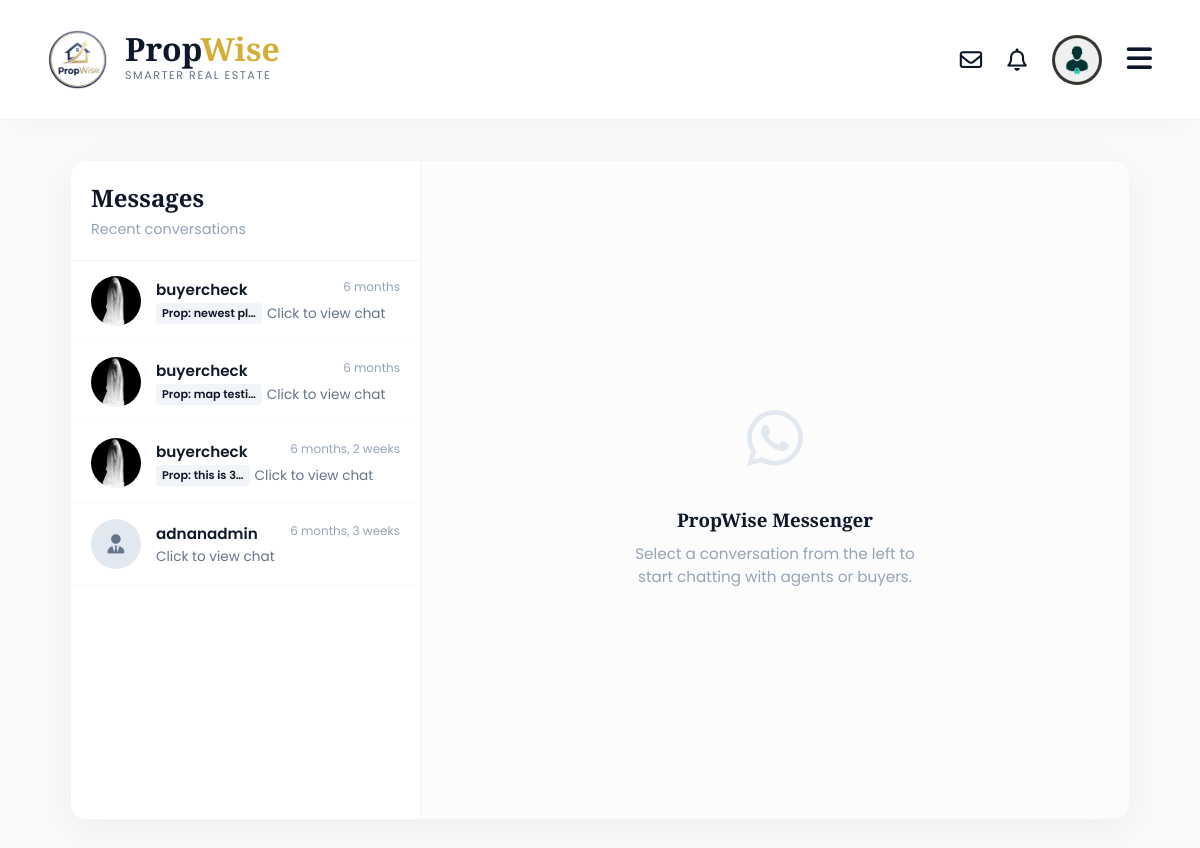
Before: /chat/inbox/ (signed in) with the older database file.
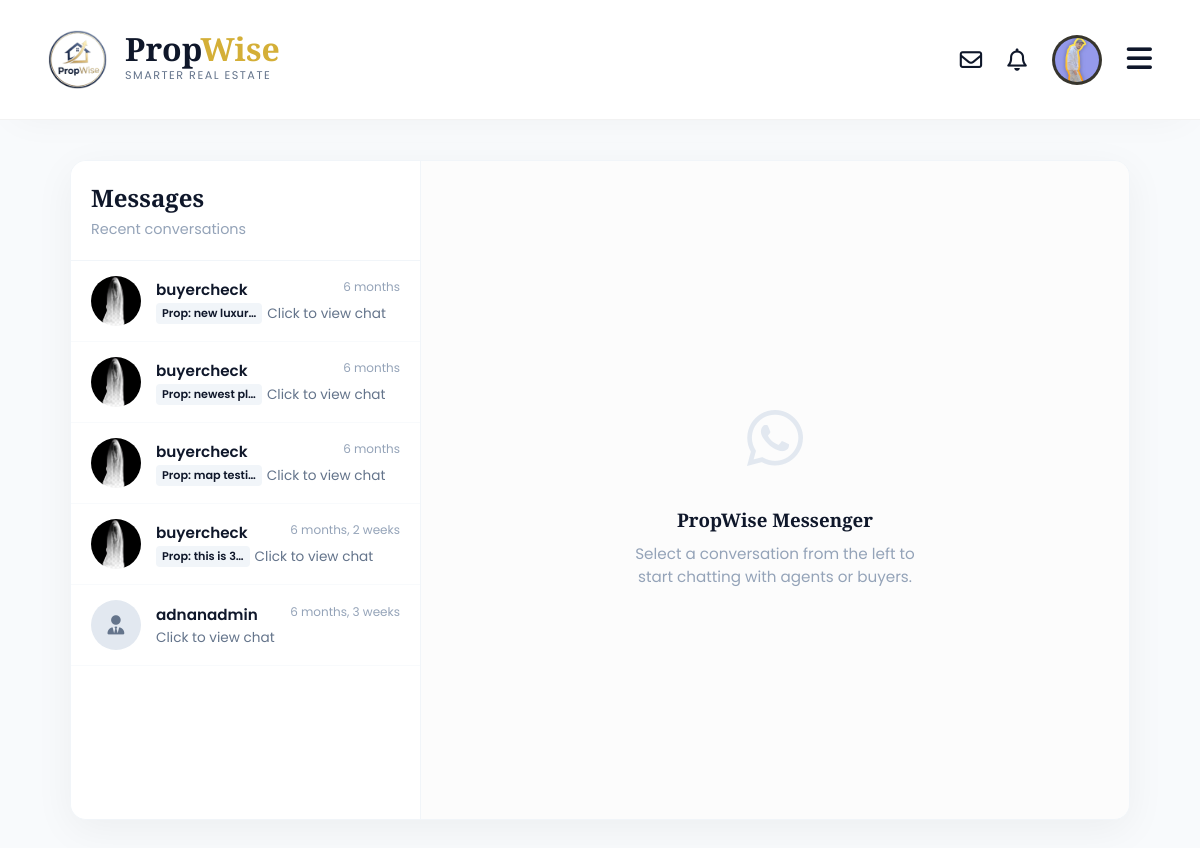
After: the same page with the newer database file.
### accounts/models.py (models this page shows, shortened)
class User(AbstractUser):
    is_agent = models.BooleanField('Is agent', default=False)
    is_buyer = models.BooleanField('Is buyer', default=True) # By default, users are buyers
    phone_number = models.CharField(max_length=20, blank=True)
    profile_picture = models.ImageField(upload_to='profile_pics/', blank=True, null=True)
    favorites = models.ManyToManyField(
        Property,
        related_name="favorited_by",
        blank=True
    )

### chat/models.py (models this page shows, shortened)
class ChatThread(models.Model):
    property = models.ForeignKey(
        Property,
        on_delete=models.SET_NULL,  # <-- NOT CASCADE
        related_name='chat_threads',
        null=True,  # <-- Required for SET_NULL
        blank=True  # <-- Allows this to be empty in forms
    )
    buyer = models.ForeignKey(
        User,
        on_delete=models.CASCADE,  # Cascade is OK here. If a buyer is deleted, their threads go.
        related_name='bought_chat_threads'
    )
    agent = models.ForeignKey(
        User,
        on_delete=models.CASCADE,  # Cascade is OK here. If an agent is deleted, their threads go.
        related_name='agent_chat_threads'
    )
    created_at = models.DateTimeField(auto_now_add=True)
    updated_at = models.DateTimeField(auto_now=True)
    class Meta:
        unique_together = ('property', 'buyer', 'agent')

### properties/models.py (models this page shows, shortened)
class Property(models.Model):
    title = models.CharField(max_length=255)
    description = models.TextField()
    price = models.BigIntegerField()
    area = models.ForeignKey(
        Area,
        on_delete=models.SET_NULL,
        null=True,
        related_name="properties"
    )
    latitude = models.DecimalField(
        max_digits=9,
        decimal_places=6,
        null=True,
        blank=True,
        help_text="Exact latitude of the property (e.g., 31.470510)"
    )
    longitude = models.DecimalField(
        max_digits=9,
        decimal_places=6,
        null=True,
        blank=True,
        help_text="Exact longitude of the property (e.g., 74.394170)"
    )
    purpose = models.CharField(max_length=10, choices=PropertyPurpose.choices)
    property_type = models.CharField(max_length=20, choices=PropertyType.choices)
    bedrooms = models.PositiveSmallIntegerField(null=True, blank=True)
    bathrooms = models.PositiveSmallIntegerField(null=True, blank=True)
    area_size = models.DecimalField(max_digits=10, decimal_places=2)
    area_unit = models.CharField(max_length=10, choices=AreaUnit.choices, default=AreaUnit.MARLA)
    agent = models.ForeignKey(settings.AUTH_USER_MODEL, on_delete=models.CASCADE, related_name="properties")
    created_at = models.DateTimeField(auto_now_add=True)
    updated_at = models.DateTimeField(auto_now=True)
    main_image = models.ImageField(upload_to='properties/main_images/', null=True, blank=True)
    is_verified = models.BooleanField(
        default=False,
        help_text="Mark this listing as verified by the admin (e.g., checked for accuracy)."
    )
    is_featured = models.BooleanField(
        default=False,
        help_text="Mark this listing as 'Featured' to show it at the top."
    )
    featured_until = models.DateTimeField(
        null=True,
        blank=True,
        help_text="When this listing should stop being featured (e.g., 7 days from now)."
    )
    status = models.CharField(
        max_length=10,
        choices=PropertyStatus.choices,
        default=PropertyStatus.ACTIVE,
        help_text="The current status of the listing (e.g., Active, Sold)."
    )
    sold_date = models.DateTimeField(
        null=True,
        blank=True,
        help_text="The date and time this property was marked as sold."
    )
    video_url = models.URLField(
        max_length=500,
        null=True,
        blank=True,
        help_text="A link to a YouTube or Vimeo video walkthrough (e.g., https://www.youtube.com/watch?v=...)"
    )

### chat/views.py (the view)
# urls.py: path('inbox/', views.chat_inbox_view, name='chat_inbox'),
@login_required(login_url='login')
def chat_inbox_view(request):
    threads = ChatThread.objects.filter(
        Q(buyer=request.user) | Q(agent=request.user)
    ).order_by('-updated_at')
    context = {
        'threads': threads
    }
    return render(request, 'chat/inbox.html', context)

### accounts/context_processors.py (called while the page is built)
def notifications(request):
    if request.user.is_authenticated:
        unread_notifs = Notification.objects.filter(
            recipient=request.user,
            is_read=False
        )
        return {
            'notification_count': unread_notifs.count(),
            'notification_list': unread_notifs[:5] # Only show the top 5 in the dropdown
        }
    return {}

### chat/templates/chat/inbox.html (shortened to what this page needs)
{% extends 'base.html' %}
{% load static %}
{% block content %}
<div class="messenger-container">
    <div class="messenger-card">
        <div class="chat-sidebar">
            <div class="sidebar-header">
                <div class="sidebar-title">Messages</div>
                <div class="sidebar-subtitle">Recent conversations</div>
            </div>
            <div class="chat-list">
                {% for thread in threads %}
                    <a href="{% url 'chat_detail' thread_id=thread.id %}" class="chat-item">
                        {% with other_user=thread.buyer %}
                        <div class="chat-avatar">
                            {% if user == thread.buyer %}
                                {% if thread.agent.profile_picture %}
                                    <img src="{{ thread.agent.profile_picture.url }}" alt="">
                                {% else %}
                                    <i class="fa-solid fa-user-tie"></i>
                                {% endif %}
                            {% else %}
                                {% if thread.buyer.profile_picture %}
                                    <img src="{{ thread.buyer.profile_picture.url }}" alt="">
                                {% else %}
                                    <i class="fa-solid fa-user"></i>
                                {% endif %}
                            {% endif %}
                        </div>
                        <div class="chat-info">
                            <div class="chat-name">
                                {% if user == thread.buyer %}
                                    {{ thread.agent.first_name|default:thread.agent.username }}
                                {% else %}
                                    {{ thread.buyer.first_name|default:thread.buyer.username }}
                                {% endif %}
                                <span class="chat-time">{{ thread.updated_at|timesince }}</span>
                            </div>
                            <div class="chat-preview">
                                {% if thread.property %}
                                    <span class="prop-tag">Prop: {{ thread.property.title|truncatechars:10 }}</span>
                                {% endif %}
                                Click to view chat
                            </div>
                        </div>
                        {% endwith %}
                    </a>
                {% empty %}
                    <div style="padding:40px; text-align:center; color:#94a3b8;">
                        <i class="fa-regular fa-comments" style="font-size:2rem; margin-bottom:10px;"></i>
                        <p>No messages yet.</p>
                    </div>
                {% endfor %}
            </div>
        </div>
        <div class="chat-main-empty">
            <div class="empty-icon">
                <i class="fa-brands fa-whatsapp"></i>
            </div>
            <div class="empty-text">
                <h3>PropWise Messenger</h3>
                <p>Select a conversation from the left to start chatting with agents or buyers.</p>
            </div>
        </div>
    </div>
</div>
{% endblock %}

### templates/base.html (shortened to what this page needs)
{% load static %}
<!DOCTYPE html>
<html lang="en">
<head>
    <link rel="stylesheet" href="https://cdnjs.cloudflare.com/ajax/libs/font-awesome/6.4.0/css/all.min.css">
</head>
<body>
    <nav class="navbar">
        <a href="{% url 'homepage' %}" class="nav-brand">
            <img src="{% static 'images/logo.png' %}" alt="PropWise">
            <div class="brand-text-col">
                <div class="brand-main">Prop<span>Wise</span></div>
                <div class="brand-tagline">Smarter Real Estate</div>
            </div>
        </a>
        <div class="nav-right">
            {% if user.is_authenticated %}
                <a href="{% url 'chat_inbox' %}" class="nav-icon" title="Messages">
                    <i class="fa-regular fa-envelope"></i>
                </a>
                <div class="nav-icon" onclick="toggleID('notif-drop')" title="Notifications">
                    <i class="fa-regular fa-bell"></i>
                </div>
                <div class="user-menu-container">
                    <div class="user-avatar" onclick="toggleID('user-drop')">
                        {% if user.profile_picture %}
                            <img src="{{ user.profile_picture.url }}" alt="{{ user.username }}">
                        {% else %}
                            <i class="fa-regular fa-user"></i>
                        {% endif %}
                    </div>
                </div>
            {% else %}
                <a href="{% url 'login' %}" class="nav-link">Log In</a>
                <a href="{% url 'signup' %}" class="btn-create">Sign Up</a>
            {% endif %}
            <div class="hamburger" onclick="toggleID('mobile-menu')">
                <i class="fa-solid fa-bars"></i>
            </div>
        </div>
    </nav>
    {% block content %}
    {% endblock %}
</body>
</html>

Changed rows visible on the page:
changed User: profile_picture: a different picture
added ChatThread: buyer.profile_picture (picture), buyer.first_name "buyercheck", updated_at "6 months", property "new luxur…"
